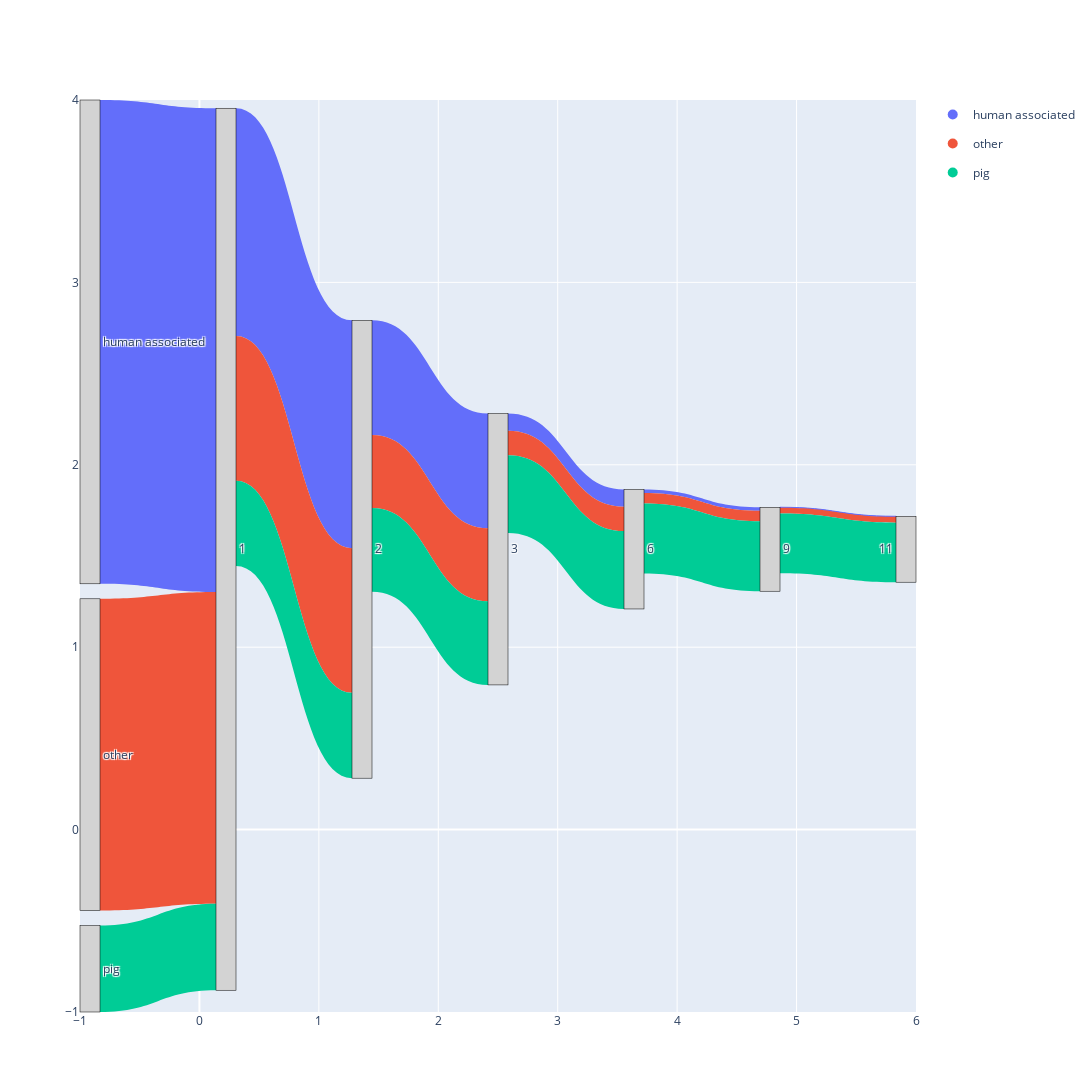

Notebook source saved alongside this figure:
### Code cell
df_sankey = pd.DataFrame(links_data)

# 4. Create the Sankey Diagram with Colored Links
# Get unique labels from the source and target columns
all_labels = sorted(list(pd.unique(df_sankey[['source', 'target']].values.ravel('K'))))

# Map labels to integer indices
label_map = {label: i for i, label in enumerate(all_labels)}
df_sankey['source_id'] = df_sankey['source'].map(label_map)
df_sankey['target_id'] = df_sankey['target'].map(label_map)

fig = go.Figure(data=[go.Sankey(
    arrangement='snap', # Snap nodes to vertical positions
    node=dict(
      pad=15,
      thickness=20,
      line=dict(color="black", width=0.5),
      label=all_labels,
      color="lightgray"  # All nodes are a neutral color
    ),
    link=dict(
      source=df_sankey['source_id'],
      target=df_sankey['target_id'],
      value=df_sankey['value'],
      color=df_sankey['color']  # KEY CHANGE: Apply colors to the links
  ))])

for biome, color in biome_colors.items():
    fig.add_trace(go.Scatter(
        x=[None], y=[None], # Invisible coordinates
        mode='markers',
        marker=dict(size=10, color=color),
        legendgroup=biome,
        showlegend=True,
        name=biome
    ))
fig.update_layout( 
    font_size=12,
    width=1200,  # Set plot width
    height=1300   # Set plot height
)
fig.show()
fig.write_html("../../2025-pig-binning-paper/250830-branchwater/sankey_diagram.mancur.simple.numbercat.html", include_plotlyjs='cdn')
# fig.write_image("sankey_diagram.svg")

### Figure 1 — Plotly figure (JSON) as saved in the notebook; plotly's stock layout.template omitted (floating-point values rounded to 4 significant figures)
{"data": [{"arrangement": "snap", "link": {"color": ["#636EFA", "#636EFA", "#636EFA", "#636EFA", "#636EFA", "#636EFA", "#EF553B", "#EF553B", "#EF553B", "#EF553B", "#EF553B", "#EF553B", "#00CC96", "#00CC96", "#00CC96", "#00CC96", "#00CC96", "#00CC96"], "source": [6, 0, 2, 3, 4, 5, 7, 0, 2, 3, 4, 5, 8, 0, 2, 3, 4, 5], "target": [0, 2, 3, 4, 5, 1, 0, 2, 3, 4, 5, 1, 0, 2, 3, 4, 5, 1], "value": [41137, 19372, 9762, 1458, 288, 39, 26512, 12301, 6188, 2079, 909, 502, 7346, 7260, 7123, 6620, 5942, 5064]}, "node": {"color": "lightgray", "label": ["1", "11", "2", "3", "6", "9", "human associated", "other", "pig"], "line": {"color": "black", "width": 0.5}, "pad": 15, "thickness": 20}, "type": "sankey"}, {"legendgroup": "human associated", "marker": {"color": "#636EFA", "size": 10}, "mode": "markers", "name": "human associated", "showlegend": true, "type": "scatter", "x": [null], "y": [null]}, {"legendgroup": "other", "marker": {"color": "#EF553B", "size": 10}, "mode": "markers", "name": "other", "showlegend": true, "type": "scatter", "x": [null], "y": [null]}, {"legendgroup": "pig", "marker": {"color": "#00CC96", "size": 10}, "mode": "markers", "name": "pig", "showlegend": true, "type": "scatter", "x": [null], "y": [null]}], "layout": {"font": {"size": 12}, "height": 1300, "width": 1200}}
